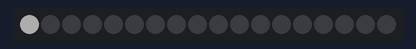
Recording of a sketch running on a simulated Arduino Uno, built with avr-gcc and run on an emulated ATmega328P. Parts: 18 RGB LEDs in strip order, left to right. Dim RGB values are drawn brighter than linear.

Above: at 0.01 s.
At 0.41 s:
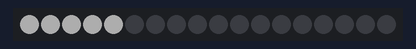
At 0.91 s:
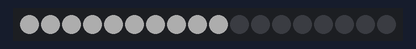
At 1.3 s:
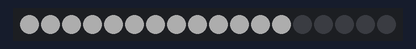
At 1.8 s:
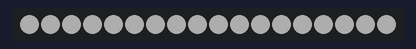

The sketch:

NeoPixel.ino
```cpp
#include <Adafruit_NeoPixel.h>

#define neoPin 10
#define numPixels 18
Adafruit_NeoPixel pixels(numPixels, neoPin, NEO_GRB + NEO_KHZ800);

void setup() {
  Serial.begin(115200);

  pixels.begin();

  pixels.clear();

  for(int i = 0; i < numPixels; i++){
    pixels.setPixelColor(i, pixels.Color(50, 50, 50));
    pixels.show();
    delay(100);
  }

}

void loop() {
}
```
